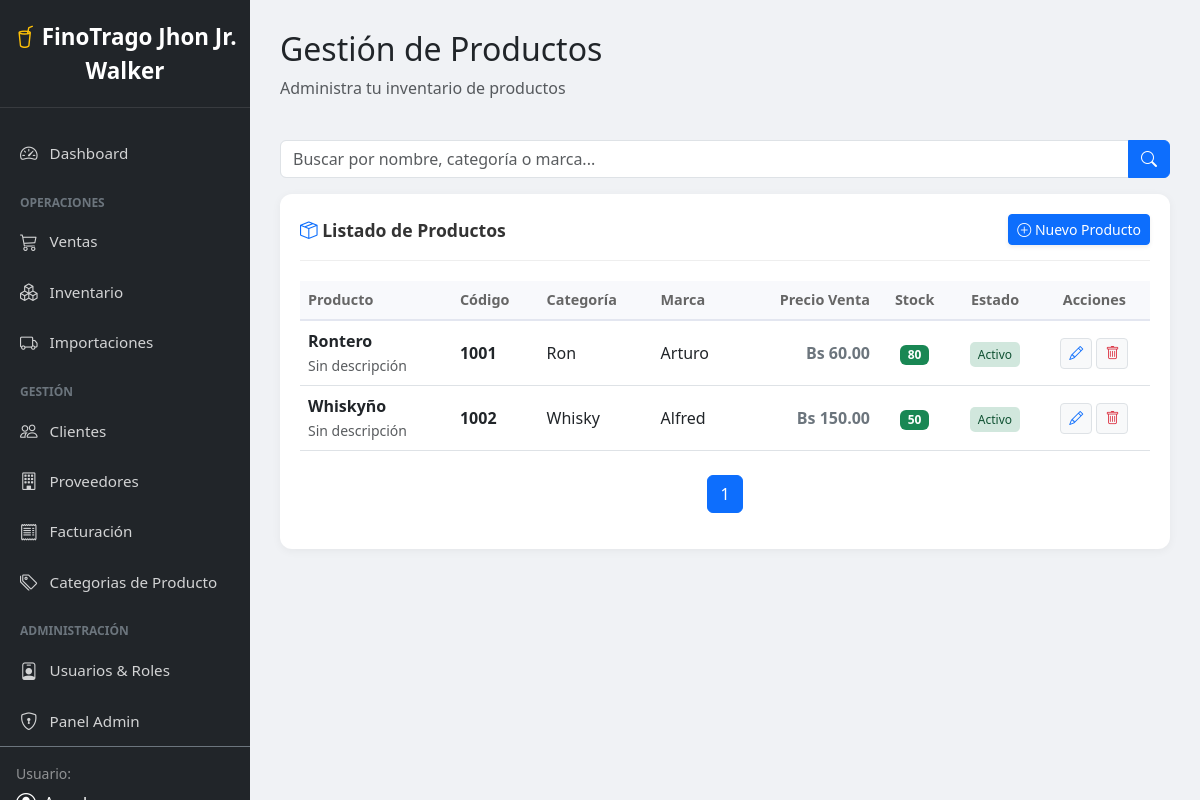
The page /productos/ (signed in) on the database its author committed.
### dashboard/models.py (models this page shows, shortened)
class Producto(models.Model):
    nombre = models.CharField(max_length=100)
    descripcion = models.TextField(blank=True, null=True)
    codigo = models.CharField(max_length=50, unique=True) # Vital para inventario
    categoria = models.ForeignKey(Categoria, on_delete=models.SET_NULL, null=True)
    proveedor = models.ForeignKey(Proveedor, on_delete=models.SET_NULL, null=True)
    ubicacion = models.ForeignKey(Ubicacion, on_delete=models.SET_NULL, null=True)
    precio_compra = models.DecimalField(max_digits=10, decimal_places=2)
    precio_venta = models.DecimalField(max_digits=10, decimal_places=2)
    stock_actual = models.IntegerField(default=0)
    stock_minimo = models.IntegerField(default=5)
    tipo = models.CharField(max_length=20, default='Varios') # VINO, RON, etc.
    marca = models.CharField(max_length=50, blank=True)
    activo = models.BooleanField(default=True)

class Categoria(models.Model):
    nombre = models.CharField(max_length=50)
    descripcion = models.CharField(max_length=150, blank=True, null=True)
    class Meta:
        verbose_name_plural = "Categorías"

### dashboard/views.py (the view)
# urls.py: path('productos/', views.lista_productos, name='productos'),
@login_required
def lista_productos(request):
    search = request.GET.get ('search', '')
    datos = Producto.objects.all().order_by("nombre")
    if search:
        datos = datos.filter(
            Q(nombre__icontains=search) |
            Q(categoria_id__nombre__icontains=search) |
            Q(marca__icontains=search)
        )
    paginacion = Paginator(datos, 10)
    numero_pagina = request.GET.get('page')
    datos = paginacion.get_page(numero_pagina)
    context = {
        "datos": datos,
        "search": search,
    }
    return render(request, 'dashboard/lista_producto.html', context)

### dashboard/templates/dashboard/lista_producto.html (shortened to what this page needs)
{% extends "dashboard/base.html" %}
{% block content %}
<div class="main-content">
    <div class="d-flex justify-content-between align-items-center mb-4">
        <div>
            <h2>Gestión de Productos</h2>
            <p class="text-muted">Administra tu inventario de productos</p>
        </div>
    </div>
    <form method="get" class="mb-3">
        <div class="input-group">
            <input
                type="text"
                name="search"
                class="form-control"
                placeholder="Buscar por nombre, categoría o marca..."
                value="{{ search }}"
            >
            <button class="btn btn-primary" type="submit">
                <i class="bi bi-search"></i>
            </button>
        </div>
    </form>
    <div class="chart-card">
        <div class="chart-title">
            <span>
                <i class="bi bi-box-seam text-primary"></i> Listado de Productos
            </span>
            <a href="{% url 'dashboard:crear_producto' %}" class="btn btn-primary btn-sm shadow-sm">
                <i class="bi bi-plus-circle"></i> Nuevo Producto
            </a>
        </div>
        <div class="table-responsive">
            <table class="table table-custom table-hover">
                <thead>
                    <tr>
                        <th>Producto</th>
                        <th>Código</th>
                        <th>Categoría</th>
                        <th>Marca</th>
                        <th class="text-end">Precio Venta</th>
                        <th class="text-center">Stock</th>
                        <th class="text-center">Estado</th>
                        <th class="text-center">Acciones</th>
                    </tr>
                </thead>
                <tbody>
                    {% for p in datos %}
                    <tr>
                        <td>
                            <div class="fw-bold text-dark">{{ p.nombre }}</div>
                            <small class="text-muted">
                                {{ p.descripcion|default:"Sin descripción"|truncatechars:40 }}
                            </small>
                        </td>
                        <td class="fw-bold">{{ p.codigo }}</td>
                        <td>
                            {{ p.categoria.nombre|default:"—" }}
                        </td>
                        <td>{{ p.marca|default:"—" }}</td>
                        <td class="text-end fw-bold text-secondary">
                            Bs {{ p.precio_venta|floatformat:2 }}
                        </td>
                        <td class="text-center">
                            {% if p.stock_actual <= p.stock_minimo %}
                                <span class="badge bg-danger">
                                    {{ p.stock_actual }}
                                </span>
                            {% else %}
                                <span class="badge bg-success">
                                    {{ p.stock_actual }}
                                </span>
                            {% endif %}
                        </td>
                        <td class="text-center">
                            {% if p.activo %}
                                <span class="badge-activo">Activo</span>
                            {% else %}
                                <span class="badge-inactivo">Inactivo</span>
                            {% endif %}
                        </td>
                        <td class="text-center">
                            <a href="{% url 'dashboard:editar_producto' p.id %}"
                               class="btn btn-sm btn-light text-primary border"
                               title="Editar">
                                <i class="bi bi-pencil"></i>
                            </a>
                            <a href="{% url 'productos:eliminar_producto' p.id %}"
                               class="btn btn-sm btn-light text-danger border"
                               title="Eliminar">
                                <i class="bi bi-trash"></i>
                            </a>
                        </td>
                    </tr>
                    {% endfor %}
                </tbody>
            </table>
            <nav class="mt-4">
                <ul class="pagination justify-content-center">
                    {% for num in datos.paginator.page_range %}
                        {% if datos.number == num %}
                            <li class="page-item active">
                                <span class="page-link">{{ num }}</span>
                            </li>
                        {% elif num > datos.number|add:'-3' and num < datos.number|add:'3' %}
                            <li class="page-item">
                                <a class="page-link" href="?page={{ num }}&search={{ search }}">{{ num }}</a>
                            </li>
                        {% endif %}
                    {% endfor %}
                </ul>
            </nav>
        </div>
    </div>
</div>
{% endblock %}

### dashboard/static/styles/dashboard.css (style rules this page uses)
.main-content { margin-left: 250px; padding: 30px; background-color: #f0f2f5; min-height: 100vh; }
.chart-card { background: white; border-radius: 12px; padding: 20px; box-shadow: 0 2px 10px rgba(0,0,0,0.05); margin-bottom: 30px; }
.chart-title { font-size: 1.1rem; font-weight: bold; color: #333; margin-bottom: 20px; padding-bottom: 15px; border-bottom: 1px solid #eee; display: flex; justify-content: space-between; align-items: center; }
.table-custom thead th { background-color: #f8f9fc; border-bottom: 2px solid #e3e6f0; color: #666; font-weight: 600; font-size: 0.9rem; }
.table-custom td { vertical-align: middle; }
.badge-activo { background-color: #d1e7dd; color: #0f5132; padding: 4px 8px; border-radius: 5px; font-size: 0.75rem; }

### dashboard/templates/dashboard/base.html (style rules this page uses)
body { min-height: 100vh; overflow-x: hidden; background-color: #f8f9fa; }

### rows shown on the page
Producto: nombre "Rontero", descripcion "Sin descripción", codigo "1001", categoria.nombre "Ron", marca "Arturo", precio_venta "60.00", stock_actual "80", activo "Activo"
Producto: nombre "Whiskyño", descripcion "Sin descripción", codigo "1002", categoria.nombre "Whisky", marca "Alfred", precio_venta "150.00", stock_actual "50", activo "Activo"

### other values the page prints
{{ num }} "1"
